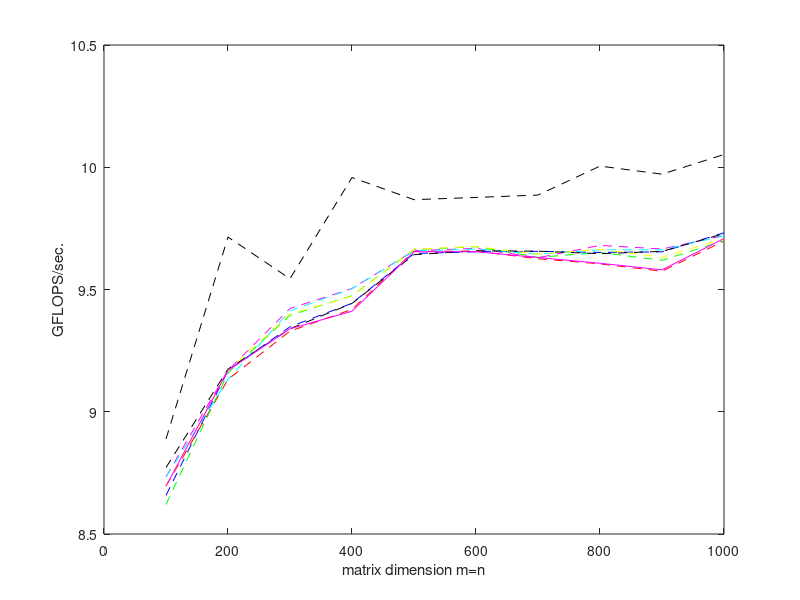

Write MATLAB code to recreate this figure. (Note: this script raises an error after producing the figure.)
% number of repeats:% 2
% enter max GFLOPS:% 6.800000
% enter nb_alg:% 128
% enter nfirst, nlast, ninc:% 100 1000 100
data_FLAME( 1, 1:2 ) = [ 100 8.888889e+00 ];
data_blk_var1( 1, 1:3 ) = [ 100 8.695652e+00  0.000000e+00];
data_blk_var2( 1, 1:3 ) = [ 100 8.620690e+00  0.000000e+00];
data_blk_var3( 1, 1:3 ) = [ 100 8.658009e+00  0.000000e+00];
data_blk_var4( 1, 1:3 ) = [ 100 8.733624e+00  0.000000e+00];
data_blk_var5( 1, 1:3 ) = [ 100 8.733624e+00  0.000000e+00];
data_blk_var6( 1, 1:3 ) = [ 100 8.695652e+00  0.000000e+00];
data_blk_var7( 1, 1:3 ) = [ 100 8.771930e+00  0.000000e+00];
data_blk_var8( 1, 1:3 ) = [ 100 8.695652e+00  0.000000e+00];

data_FLAME( 2, 1:2 ) = [ 200 9.714633e+00 ];
data_blk_var1( 2, 1:3 ) = [ 200 9.132420e+00  1.421085e-14];
data_blk_var2( 2, 1:3 ) = [ 200 9.158558e+00  1.421085e-14];
data_blk_var3( 2, 1:3 ) = [ 200 9.169054e+00  1.421085e-14];
data_blk_var4( 2, 1:3 ) = [ 200 9.169054e+00  1.421085e-14];
data_blk_var5( 2, 1:3 ) = [ 200 9.132420e+00  1.421085e-14];
data_blk_var6( 2, 1:3 ) = [ 200 9.169054e+00  1.421085e-14];
data_blk_var7( 2, 1:3 ) = [ 200 9.174312e+00  1.421085e-14];
data_blk_var8( 2, 1:3 ) = [ 200 9.169054e+00  1.421085e-14];

data_FLAME( 3, 1:2 ) = [ 300 9.544008e+00 ];
data_blk_var1( 3, 1:3 ) = [ 300 9.329648e+00  2.486900e-14];
data_blk_var2( 3, 1:3 ) = [ 300 9.394572e+00  2.486900e-14];
data_blk_var3( 3, 1:3 ) = [ 300 9.347412e+00  1.865175e-14];
data_blk_var4( 3, 1:3 ) = [ 300 9.422439e+00  1.953993e-14];
data_blk_var5( 3, 1:3 ) = [ 300 9.412585e+00  1.953993e-14];
data_blk_var6( 3, 1:3 ) = [ 300 9.399478e+00  2.486900e-14];
data_blk_var7( 3, 1:3 ) = [ 300 9.339329e+00  1.865175e-14];
data_blk_var8( 3, 1:3 ) = [ 300 9.339329e+00  2.486900e-14];

data_FLAME( 4, 1:2 ) = [ 400 9.957990e+00 ];
data_blk_var1( 4, 1:3 ) = [ 400 9.418690e+00  2.664535e-14];
data_blk_var2( 4, 1:3 ) = [ 400 9.474463e+00  2.842171e-14];
data_blk_var3( 4, 1:3 ) = [ 400 9.443707e+00  2.486900e-14];
data_blk_var4( 4, 1:3 ) = [ 400 9.504010e+00  2.842171e-14];
data_blk_var5( 4, 1:3 ) = [ 400 9.503304e+00  2.842171e-14];
data_blk_var6( 4, 1:3 ) = [ 400 9.472360e+00  2.842171e-14];
data_blk_var7( 4, 1:3 ) = [ 400 9.443010e+00  2.486900e-14];
data_blk_var8( 4, 1:3 ) = [ 400 9.411073e+00  2.664535e-14];

data_FLAME( 5, 1:2 ) = [ 500 9.867382e+00 ];
data_blk_var1( 5, 1:3 ) = [ 500 9.656238e+00  3.375078e-14];
data_blk_var2( 5, 1:3 ) = [ 500 9.663330e+00  3.375078e-14];
data_blk_var3( 5, 1:3 ) = [ 500 9.647295e+00  3.375078e-14];
data_blk_var4( 5, 1:3 ) = [ 500 9.658849e+00  3.375078e-14];
data_blk_var5( 5, 1:3 ) = [ 500 9.657730e+00  3.375078e-14];
data_blk_var6( 5, 1:3 ) = [ 500 9.664824e+00  3.375078e-14];
data_blk_var7( 5, 1:3 ) = [ 500 9.642458e+00  3.375078e-14];
data_blk_var8( 5, 1:3 ) = [ 500 9.654373e+00  3.375078e-14];

data_FLAME( 6, 1:2 ) = [ 600 9.876543e+00 ];
data_blk_var1( 6, 1:3 ) = [ 600 9.656868e+00  3.197442e-14];
data_blk_var2( 6, 1:3 ) = [ 600 9.675035e+00  3.375078e-14];
data_blk_var3( 6, 1:3 ) = [ 600 9.654278e+00  3.552714e-14];
data_blk_var4( 6, 1:3 ) = [ 600 9.668106e+00  3.552714e-14];
data_blk_var5( 6, 1:3 ) = [ 600 9.665294e+00  3.552714e-14];
data_blk_var6( 6, 1:3 ) = [ 600 9.675902e+00  3.375078e-14];
data_blk_var7( 6, 1:3 ) = [ 600 9.658380e+00  3.552714e-14];
data_blk_var8( 6, 1:3 ) = [ 600 9.654710e+00  3.197442e-14];

data_FLAME( 7, 1:2 ) = [ 700 9.886293e+00 ];
data_blk_var1( 7, 1:3 ) = [ 700 9.625909e+00  4.263256e-14];
data_blk_var2( 7, 1:3 ) = [ 700 9.631720e+00  3.907985e-14];
data_blk_var3( 7, 1:3 ) = [ 700 9.656260e+00  4.263256e-14];
data_blk_var4( 7, 1:3 ) = [ 700 9.629827e+00  3.907985e-14];
data_blk_var5( 7, 1:3 ) = [ 700 9.644991e+00  3.907985e-14];
data_blk_var6( 7, 1:3 ) = [ 700 9.644449e+00  3.907985e-14];
data_blk_var7( 7, 1:3 ) = [ 700 9.656803e+00  4.263256e-14];
data_blk_var8( 7, 1:3 ) = [ 700 9.630774e+00  4.263256e-14];

data_FLAME( 8, 1:2 ) = [ 800 1.000479e+01 ];
data_blk_var1( 8, 1:3 ) = [ 800 9.605013e+00  4.263256e-14];
data_blk_var2( 8, 1:3 ) = [ 800 9.651454e+00  4.263256e-14];
data_blk_var3( 8, 1:3 ) = [ 800 9.651727e+00  4.085621e-14];
data_blk_var4( 8, 1:3 ) = [ 800 9.680469e+00  4.263256e-14];
data_blk_var5( 8, 1:3 ) = [ 800 9.662474e+00  4.263256e-14];
data_blk_var6( 8, 1:3 ) = [ 800 9.664207e+00  3.907985e-14];
data_blk_var7( 8, 1:3 ) = [ 800 9.646454e+00  4.085621e-14];
data_blk_var8( 8, 1:3 ) = [ 800 9.607446e+00  3.907985e-14];

data_FLAME( 9, 1:2 ) = [ 900 9.971754e+00 ];
data_blk_var1( 9, 1:3 ) = [ 900 9.574720e+00  3.907985e-14];
data_blk_var2( 9, 1:3 ) = [ 900 9.619445e+00  4.618528e-14];
data_blk_var3( 9, 1:3 ) = [ 900 9.654031e+00  4.263256e-14];
data_blk_var4( 9, 1:3 ) = [ 900 9.665679e+00  4.618528e-14];
data_blk_var5( 9, 1:3 ) = [ 900 9.662412e+00  4.618528e-14];
data_blk_var6( 9, 1:3 ) = [ 900 9.631646e+00  4.618528e-14];
data_blk_var7( 9, 1:3 ) = [ 900 9.655885e+00  4.263256e-14];
data_blk_var8( 9, 1:3 ) = [ 900 9.580445e+00  3.907985e-14];

data_FLAME( 10, 1:2 ) = [ 1000 1.005222e+01 ];
data_blk_var1( 10, 1:3 ) = [ 1000 9.698380e+00  4.263256e-14];
data_blk_var2( 10, 1:3 ) = [ 1000 9.699368e+00  4.352074e-14];
data_blk_var3( 10, 1:3 ) = [ 1000 9.731887e+00  4.263256e-14];
data_blk_var4( 10, 1:3 ) = [ 1000 9.720771e+00  4.618528e-14];
data_blk_var5( 10, 1:3 ) = [ 1000 9.719920e+00  4.618528e-14];
data_blk_var6( 10, 1:3 ) = [ 1000 9.708078e+00  4.352074e-14];
data_blk_var7( 10, 1:3 ) = [ 1000 9.728620e+00  4.263256e-14];
data_blk_var8( 10, 1:3 ) = [ 1000 9.708078e+00  4.263256e-14];

close all
plot( data_FLAME( :,1 ), data_FLAME( :, 2 ), 'k--' ); 
hold on
plot( data_blk_var1( :,1 ), data_blk_var1( :, 2 ), 'r--' ); 
plot( data_blk_var2( :,1 ), data_blk_var2( :, 2 ), 'g--' ); 
plot( data_blk_var3( :,1 ), data_blk_var3( :, 2 ), 'b--' ); 
plot( data_blk_var4( :,1 ), data_blk_var4( :, 2 ), 'm--' ); 
plot( data_blk_var5( :,1 ), data_blk_var5( :, 2 ), 'c--' ); 
plot( data_blk_var6( :,1 ), data_blk_var6( :, 2 ), 'y--' ); 
plot( data_blk_var7( :,1 ), data_blk_var7( :, 2 ), 'k--' ); 
plot( data_blk_var8( :,1 ), data_blk_var8( :, 2 ), 'm-' ); 
hold on 
xlabel( 'matrix dimension m=n' );
ylabel( 'GFLOPS/sec.' );
legend( 'FLA Trsm', ...
        'blk var1', ...
        'blk var2', ...
        'blk var3', ...
        'blk var4', ...
        'blk var5', ...
        'blk var6', ...
        'blk var7', ...
        'blk var8', ...
         2 );
